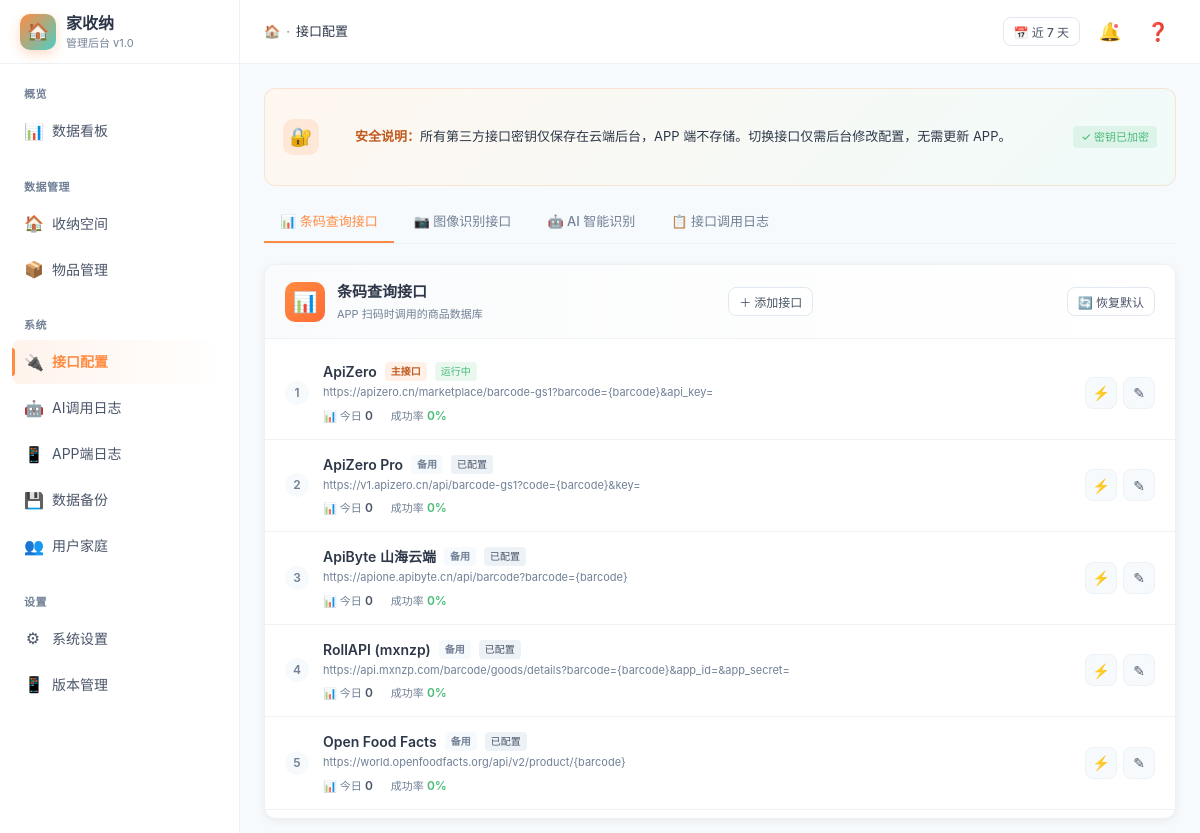
Before: /web-admin/index.php?p=api-config (signed in, upper part) with the older database file.
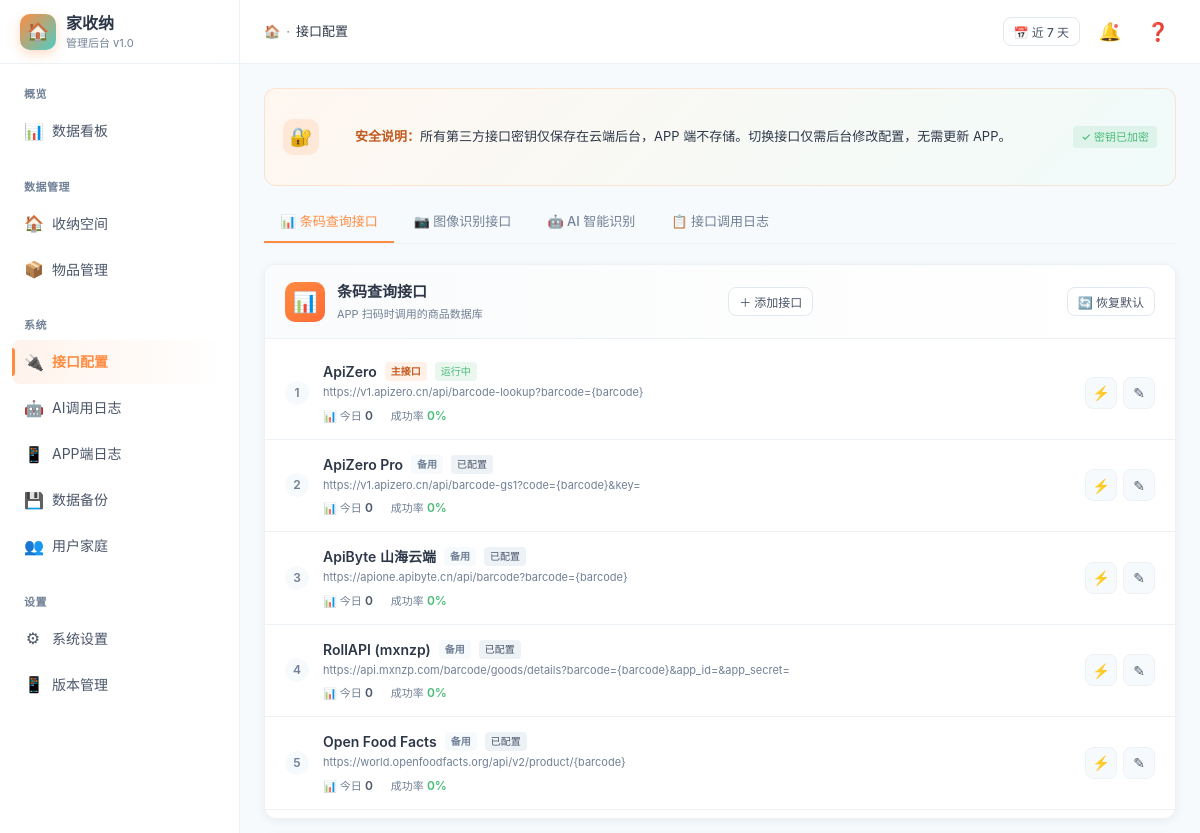
After: the same page with the newer database file.
### tables this page shows
CREATE TABLE IF NOT EXISTS `api_config` (
    `id` INT UNSIGNED NOT NULL AUTO_INCREMENT,
    `type` VARCHAR(30) NOT NULL COMMENT '接口类型: barcode/image',
    `name` VARCHAR(100) NOT NULL COMMENT '服务商名称',
    `api_url` VARCHAR(500) NOT NULL COMMENT '接口地址',
    `api_key` VARCHAR(255) DEFAULT '' COMMENT 'API Key',
    `api_secret` VARCHAR(255) DEFAULT '' COMMENT 'API Secret',
    `extra_params` TEXT COMMENT '额外参数(JSON)',
    `is_active` TINYINT NOT NULL DEFAULT 0 COMMENT '是否启用',
    `priority` INT NOT NULL DEFAULT 0 COMMENT '优先级(越大越优先)',
    `total_calls` INT UNSIGNED NOT NULL DEFAULT 0 COMMENT '总调用次数',
    `success_calls` INT UNSIGNED NOT NULL DEFAULT 0 COMMENT '成功次数',
    `last_call_time` INT UNSIGNED DEFAULT 0 COMMENT '最后调用时间',
    `created_at` INT UNSIGNED NOT NULL COMMENT '创建时间',
    `updated_at` INT UNSIGNED NOT NULL COMMENT '更新时间',
    PRIMARY KEY (`id`),
    KEY `idx_type_active` (`type`, `is_active`)
);

### web-admin/index.php (called while the page is built, shortened)
<?php
require __DIR__ . '/layout.php';

### web-admin/pages/api-config.php (the view, shortened to what this page needs)
<?php
$db = getDB();
$barcodeApis = $db->query("SELECT * FROM api_config WHERE type = 'barcode' ORDER BY priority DESC")->fetchAll();
?>
<div class="alert-banner">
    <div class="icon">🔐</div>
    <div class="content">
        <strong>安全说明：</strong>所有第三方接口密钥仅保存在云端后台，APP 端不存储。切换接口仅需后台修改配置，无需更新 APP。
    </div>
    <span class="tag tag-green" style="font-size:11px">✓ 密钥已加密</span>
</div>
<div class="tabs">
    <div class="tab active">📊 条码查询接口</div>
    <div class="tab">📷 图像识别接口</div>
    <div class="tab">🤖 AI 智能识别</div>
    <div class="tab">📋 接口调用日志</div>
</div>
<div class="api-card">
    <div class="api-card-header">
        <div class="api-card-title">
            <div class="api-icon barcode">📊</div>
            <div>
                <h3>条码查询接口</h3>
                <p>APP 扫码时调用的商品数据库</p>
            </div>
        </div>
        <button class="btn btn-outline btn-sm" onclick="showAddApi('barcode')">＋ 添加接口</button>
        <form method="POST" style="display:inline;margin-left:8px">
            <button type="submit" class="btn btn-outline btn-sm" onclick="return confirm('将删除所有现有接口并恢复默认配置，确定继续？')">🔄 恢复默认</button>
        </form>
    </div>
    <div class="channel-list">
        <?php foreach ($barcodeApis as $idx => $api): ?>
        <div class="channel-item">
            <div class="channel-rank"><?= $idx + 1 ?></div>
            <div class="channel-info">
                <div class="channel-name">
                    <?= htmlspecialchars($api['name']) ?>
                    <?php if ($api['is_active']): ?>
                        <span class="badge-main">主接口</span>
                    <?php else: ?>
                        <span class="badge-backup">备用</span>
                    <?php endif; ?>
                    <?php if ($api['is_active']): ?>
                        <span class="tag tag-green" style="font-size:10px;padding:2px 6px">运行中</span>
                    <?php else: ?>
                        <span class="tag tag-gray" style="font-size:10px;padding:2px 6px">已配置</span>
                    <?php endif; ?>
                </div>
                <div class="channel-desc"><?= htmlspecialchars($api['api_url']) ?></div>
                <div class="channel-stats">
                    <span>📊 今日 <strong><?= $api['total_calls'] ?></strong></span>
                    <span>成功率 <strong class="green"><?= $api['total_calls'] > 0 ? round($api['success_calls']/$api['total_calls']*100) : 0 ?>%</strong></span>
                </div>
            </div>
            <div class="channel-actions">
                <form method="POST" style="display:inline">
                    <button type="submit" class="icon-mini" title="测试连接">⚡</button>
                </form>
                <div class="icon-mini" title="编辑" onclick="toggleEdit(<?= $api['id'] ?>)">✎</div>
            </div>
        </div>
        <?php endforeach; ?>
    </div>
</div>

### web-admin/layout.php (shortened to what this page needs)
<?php
$currentPage = $_GET['p'] ?? 'dashboard';
$navGroups = [
    '概览' => [
        ['p' => 'dashboard', 'icon' => '📊', 'label' => '数据看板'],
    ],
    '数据管理' => [
        ['p' => 'spaces', 'icon' => '🏠', 'label' => '收纳空间'],
        ['p' => 'items', 'icon' => '📦', 'label' => '物品管理'],
    ],
    '系统' => [
        ['p' => 'api-config', 'icon' => '🔌', 'label' => '接口配置'],
        ['p' => 'ai-logs', 'icon' => '🤖', 'label' => 'AI调用日志'],
        ['p' => 'app-logs', 'icon' => '📱', 'label' => 'APP端日志'],
        ['p' => 'backup', 'icon' => '💾', 'label' => '数据备份'],
        ['p' => 'users', 'icon' => '👥', 'label' => '用户家庭'],
    ],
    '设置' => [
        ['p' => 'settings', 'icon' => '⚙', 'label' => '系统设置'],
        ['p' => 'version', 'icon' => '📱', 'label' => '版本管理'],
    ],
];
$pageTitles = [
    'dashboard' => '数据看板',
    'items' => '物品管理',
    'spaces' => '收纳空间',
    'api-config' => '接口配置',
    'ai-logs' => 'AI调用日志',
    'app-logs' => 'APP端日志',
    'backup' => '数据备份',
    'users' => '用户家庭',
    'settings' => '系统设置',
    'version' => '版本信息',
];
$pageTitle = $pageTitles[$currentPage] ?? '管理后台';
?>
<!DOCTYPE html>
<html lang="zh-CN">
<head>
    <link rel="stylesheet" href="assets/css/common.css">
</head>
<body>
<div class="app">
    <aside class="sidebar">
        <div class="sidebar-header">
            <div class="sidebar-logo">🏠</div>
            <div>
                <div class="sidebar-title">家收纳</div>
                <div class="sidebar-subtitle">管理后台 v1.0</div>
            </div>
        </div>
        <nav class="sidebar-nav">
            <?php foreach ($navGroups as $groupTitle => $items): ?>
            <div class="nav-group">
                <div class="nav-group-title"><?= $groupTitle ?></div>
                <?php foreach ($items as $item): ?>
                <a class="nav-item <?= $currentPage === $item['p'] ? 'active' : '' ?>" href="?p=<?= $item['p'] ?>">
                    <span class="nav-icon"><?= $item['icon'] ?></span>
                    <span><?= $item['label'] ?></span>
                </a>
                <?php endforeach; ?>
            </div>
            <?php endforeach; ?>
        </nav>
    </aside>
    <main class="main">
        <header class="topbar">
            <div class="breadcrumb">
                <span>🏠</span>
                <span>·</span>
                <span class="current"><?= htmlspecialchars($pageTitle) ?></span>
            </div>
            <div class="topbar-actions">
                <button class="btn btn-outline btn-sm">📅 近 7 天</button>
                <button class="icon-btn">🔔<span class="dot"></span></button>
                <button class="icon-btn">❓</button>
            </div>
        </header>
        <div class="content">
            <?php include "pages/{$currentPage}.php"; ?>
        </div>
    </main>
</div>
</body>
</html>

### web-admin/assets/css/common.css (style rules this page uses)
:root { --primary:#FF8C42; --primary-light:#FFB07A; --primary-dark:#E6732A; --primary-bg:rgba(255,140,66,.1); --secondary:#4ECDC4; --secondary-light:#7EE0D8; --secondary-dark:#0E9F8E; --accent:#5B9FED; --warning:#ED8936; --danger:#F56565; --success:#48BB78; --text:#2D3748; --text-2:#4A5568; --text-3:#718096; --text-4:#A0AEC0; --bg:#F7FAFC; --bg-2:#EDF2F7; --card:#FFFFFF; --border:#E2E8F0; --border-2:#EDF2F7; --shadow:0 2px 8px rgba(0,0,0,.06); --shadow-md:0 4px 12px rgba(0,0,0,.08); --shadow-lg:0 10px 30px rgba(0,0,0,.1); --radius:12px; --radius-sm:8px; --radius-lg:16px; --sidebar-w:240px; --header-h:64px; }
* { box-sizing:border-box;margin:0;padding:0 }
html,body { height:100% }
body { font-family:-apple-system,BlinkMacSystemFont,'Segoe UI','PingFang SC','Microsoft YaHei',sans-serif; background:var(--bg); color:var(--text); font-size:14px;line-height:1.5; -webkit-font-smoothing:antialiased; }
a { color:inherit;text-decoration:none }
button { font-family:inherit;cursor:pointer;border:none;background:none }
.app { display:flex;min-height:100vh }
.sidebar { width:var(--sidebar-w);background:#fff; border-right:1px solid var(--border-2); position:fixed;left:0;top:0;bottom:0; display:flex;flex-direction:column; z-index:100; }
.sidebar-header { height:var(--header-h); display:flex;align-items:center;gap:10px; padding:0 20px; border-bottom:1px solid var(--border-2); }
.sidebar-logo { width:36px;height:36px;border-radius:10px; background:linear-gradient(135deg,var(--primary) 0%,var(--secondary) 100%); display:flex;align-items:center;justify-content:center; color:#fff;font-size:18px; box-shadow:0 4px 12px rgba(255,140,66,.3); }
.sidebar-title { font-size:16px;font-weight:700 }
.sidebar-subtitle { font-size:11px;color:var(--text-3) }
.sidebar-nav { flex:1;padding:16px 12px;overflow-y:auto }
.nav-group { margin-bottom:20px }
.nav-group-title { padding:6px 12px;font-size:11px;font-weight:600; color:var(--text-3);text-transform:uppercase;letter-spacing:.5px; }
.nav-item { display:flex;align-items:center;gap:10px; padding:10px 12px;border-radius:8px; color:var(--text-2);font-size:14px;cursor:pointer; margin-bottom:2px;transition:all .2s; }
.nav-item.active { background:linear-gradient(90deg,var(--primary-bg) 0%,transparent 100%); color:var(--primary);font-weight:600; position:relative; }
.nav-item.active::before { content:'';position:absolute;left:0;top:8px;bottom:8px;width:3px; background:var(--primary);border-radius:0 3px 3px 0; }
.nav-icon { width:18px;font-size:16px;text-align:center }
.main { flex:1;margin-left:var(--sidebar-w); display:flex;flex-direction:column; min-width:0; }
.topbar { height:var(--header-h);background:#fff; border-bottom:1px solid var(--border-2); display:flex;align-items:center;padding:0 24px;gap:16px; position:sticky;top:0;z-index:50; }
.breadcrumb { display:flex;align-items:center;gap:6px;font-size:13px;color:var(--text-3) }
.breadcrumb .current { color:var(--text);font-weight:500 }
.topbar-actions { margin-left:auto;display:flex;align-items:center;gap:12px }
.icon-btn { width:36px;height:36px;border-radius:8px; display:flex;align-items:center;justify-content:center; font-size:18px;color:var(--text-2);transition:all .2s; position:relative; }
.icon-btn .dot { position:absolute;top:8px;right:8px; width:8px;height:8px;border-radius:50%; background:var(--danger);border:2px solid #fff; }
.content { padding:24px;flex:1 }
.btn { display:inline-flex;align-items:center;justify-content:center;gap:6px; padding:8px 16px;border-radius:8px; font-size:13px;font-weight:500; transition:all .2s;border:1px solid transparent; white-space:nowrap; }
.btn-outline { background:#fff;color:var(--text-2);border-color:var(--border) }
.btn-sm { padding:5px 10px;font-size:12px }
.tag { display:inline-flex;align-items:center;gap:4px; padding:3px 8px;border-radius:4px; font-size:11px;font-weight:500; }
.tag-green { background:rgba(72,187,120,.12);color:var(--success) }
.tag-gray { background:var(--bg-2);color:var(--text-2) }
.tabs { display:flex;gap:4px;border-bottom:1px solid var(--border-2); margin-bottom:20px;overflow-x:auto; }
.tab { padding:10px 16px;font-size:13px;font-weight:500; color:var(--text-3);cursor:pointer; border-bottom:2px solid transparent; transition:all .2s;white-space:nowrap; }
.tab.active { color:var(--primary);border-bottom-color:var(--primary) }

Changed rows visible on the page:
changed api_config "ApiZero": api_url "https://apizero.cn/marketplace/barcode-gs1?barcode={barcode}&api_key=" → "https://v1.apizero.cn/api/barcode-lookup?barcode={barcode}"
